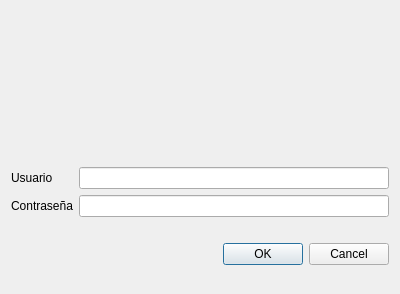
<?xml version="1.0" encoding="UTF-8"?>
<ui version="4.0">
 <class>DlgLogin</class>
 <widget class="QDialog" name="DlgLogin">
  <property name="geometry">
   <rect>
    <x>0</x>
    <y>0</y>
    <width>400</width>
    <height>294</height>
   </rect>
  </property>
  <property name="windowTitle">
   <string>Dialog</string>
  </property>
  <layout class="QFormLayout" name="formLayout">
   <property name="fieldGrowthPolicy">
    <enum>QFormLayout::AllNonFixedFieldsGrow</enum>
   </property>
   <item row="0" column="0" colspan="2">
    <widget class="QLabel" name="label">
     <property name="minimumSize">
      <size>
       <width>0</width>
       <height>150</height>
      </size>
     </property>
     <property name="text">
      <string/>
     </property>
     <property name="pixmap">
      <pixmap resource="micolegio.qrc">:/images/extras/loginimage.png</pixmap>
     </property>
     <property name="scaledContents">
      <bool>false</bool>
     </property>
    </widget>
   </item>
   <item row="1" column="0">
    <widget class="QLabel" name="label_2">
     <property name="text">
      <string>Usuario</string>
     </property>
    </widget>
   </item>
   <item row="1" column="1">
    <widget class="QLineEdit" name="txtUsuario"/>
   </item>
   <item row="2" column="0">
    <widget class="QLabel" name="label_3">
     <property name="text">
      <string>Contraseña</string>
     </property>
    </widget>
   </item>
   <item row="2" column="1">
    <widget class="QLineEdit" name="txtPassword">
     <property name="echoMode">
      <enum>QLineEdit::Password</enum>
     </property>
    </widget>
   </item>
   <item row="5" column="0" colspan="2">
    <widget class="QDialogButtonBox" name="buttonBox">
     <property name="orientation">
      <enum>Qt::Horizontal</enum>
     </property>
     <property name="standardButtons">
      <set>QDialogButtonBox::Cancel|QDialogButtonBox::Ok</set>
     </property>
    </widget>
   </item>
   <item row="4" column="0" colspan="2">
    <widget class="QLabel" name="lblStateLogin">
     <property name="text">
      <string/>
     </property>
    </widget>
   </item>
  </layout>
 </widget>
 <resources>
  <include location="micolegio.qrc"/>
 </resources>
 <connections>
  <connection>
   <sender>buttonBox</sender>
   <signal>accepted()</signal>
   <receiver>DlgLogin</receiver>
   <slot>accept()</slot>
   <hints>
    <hint type="sourcelabel">
     <x>248</x>
     <y>254</y>
    </hint>
    <hint type="destinationlabel">
     <x>157</x>
     <y>274</y>
    </hint>
   </hints>
  </connection>
  <connection>
   <sender>buttonBox</sender>
   <signal>rejected()</signal>
   <receiver>DlgLogin</receiver>
   <slot>reject()</slot>
   <hints>
    <hint type="sourcelabel">
     <x>316</x>
     <y>260</y>
    </hint>
    <hint type="destinationlabel">
     <x>286</x>
     <y>274</y>
    </hint>
   </hints>
  </connection>
  <connection>
   <sender>DlgLogin</sender>
   <signal>rejected()</signal>
   <receiver>DlgLogin</receiver>
   <slot>reject()</slot>
   <hints>
    <hint type="sourcelabel">
     <x>199</x>
     <y>146</y>
    </hint>
    <hint type="destinationlabel">
     <x>199</x>
     <y>146</y>
    </hint>
   </hints>
  </connection>
 </connections>
</ui>
